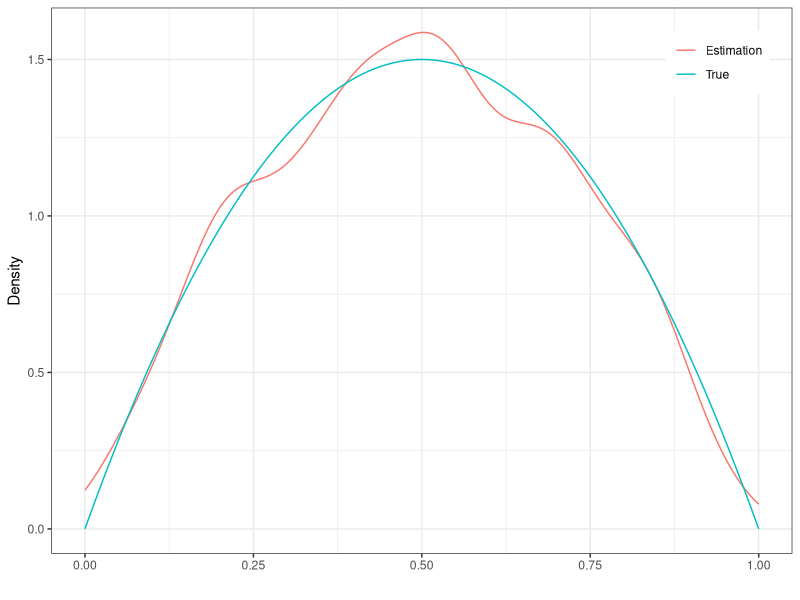
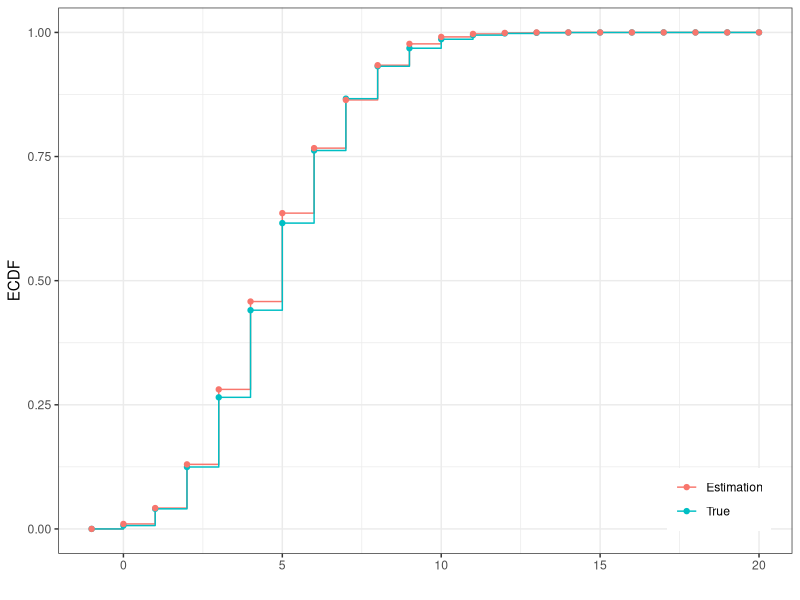
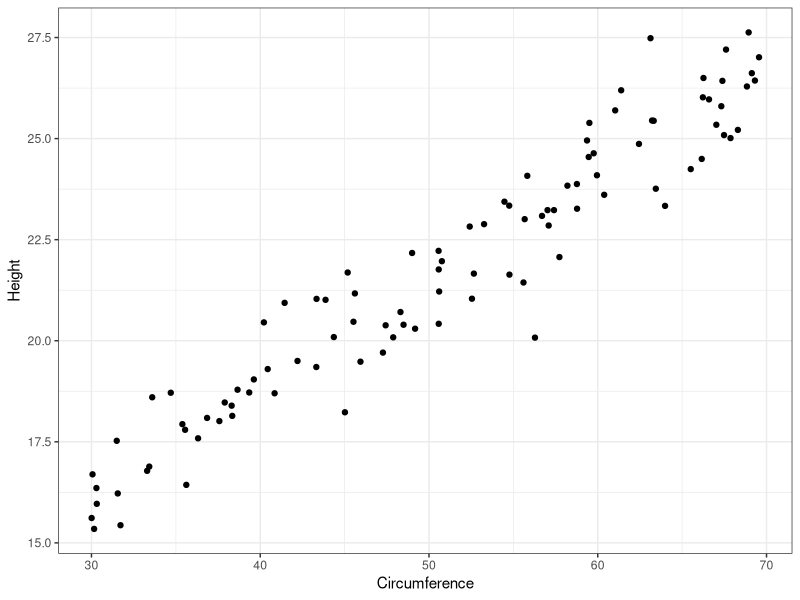
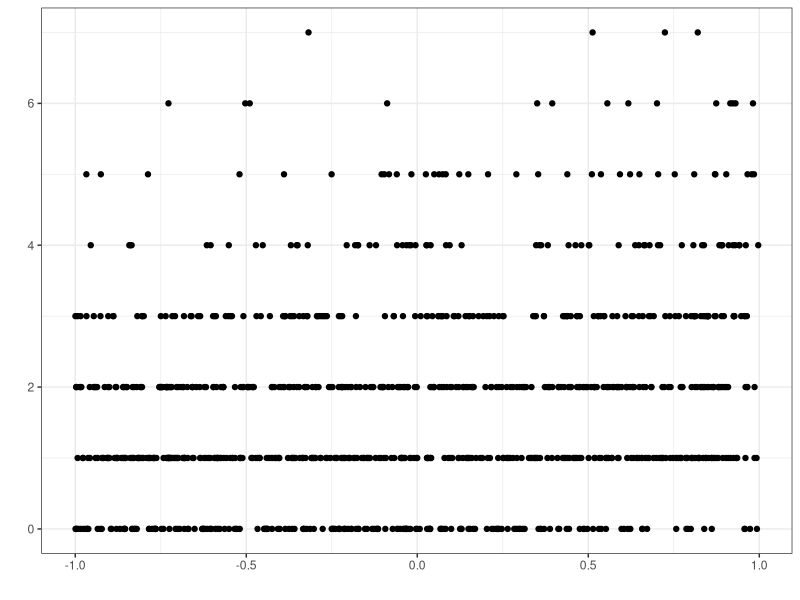
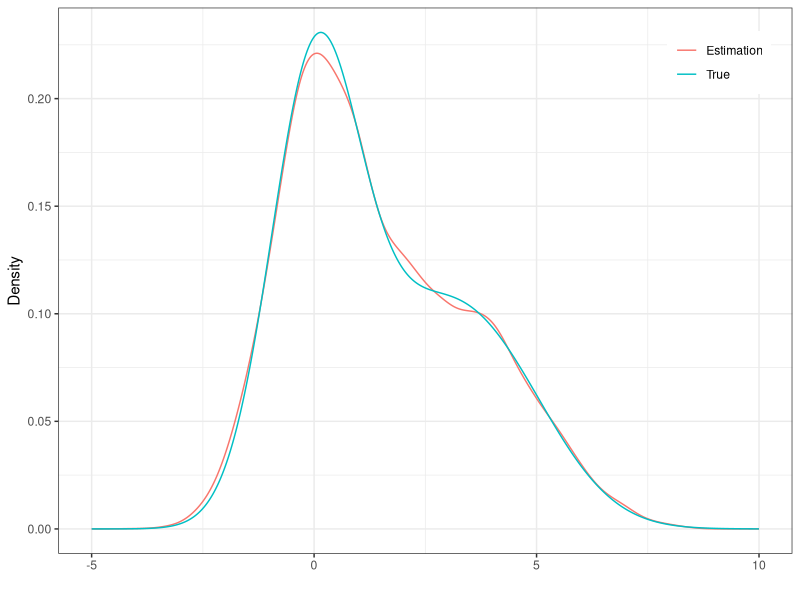
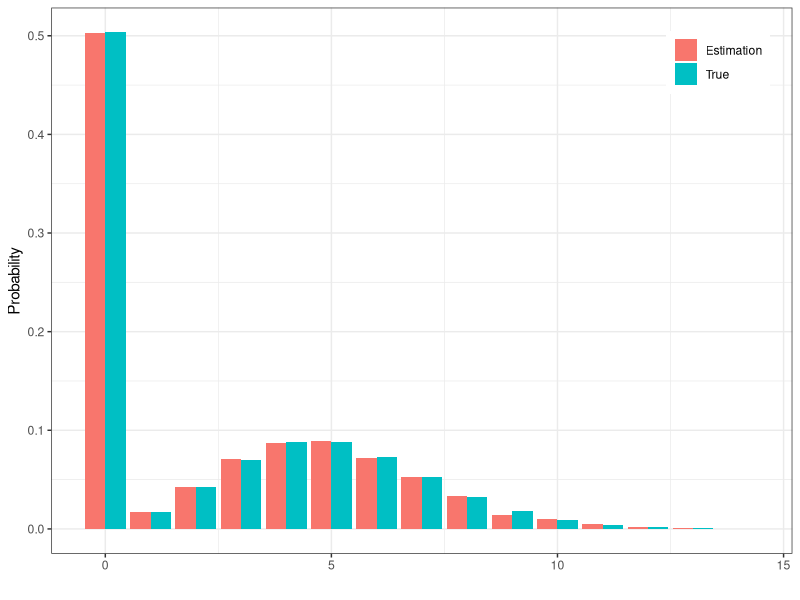

The R script that drew these images, in order:
################################################################################
# Script file for Simulations
################################################################################


set.seed(42)
runif(4)
runif(4)

set.seed(42)
runif(4)

set.seed(42)               # seed setting
theta <- 4; n <- 10000     # parameters setting
u <- runif(n)              # uniform sample
x <- -log(1 - u) / theta   # inverse transform method

ks.test(x, "pexp", theta)  # Kolmogorov Smirnov test

set.seed(10)              # seed setting
theta <- 0.4; n <- 10000  # parameters setting
u <- runif(n)             # uniform sampling
x <- (u > (1 - theta))    # inverse transform method

chisq.test(table(x), p = c(1 - theta, theta))  # chisq test


library(tidyverse)

set.seed(42)
rnorm(5)

set.seed(42)
rbinom(5, 10, 0.5)

set.seed(42)
sample <- rbeta(1000, 2, 2)  # Generate B(2, 2)

density_estim <- density(sample, from = 0, to = 1)
density_true <- dbeta(density_estim$x, 2, 2)

density_df <- tibble(
  x = density_estim$x,
  True = density_true,
  Estimation = density_estim$y
) |> 
  pivot_longer(cols = c(True, Estimation))

ggplot(density_df) +
  geom_line(aes(x = x, y = value, color = name)) +
  xlab("") +
  ylab("Density") +
  theme_bw() +
  theme(
    legend.title = element_blank(),
    legend.position = c(0.9, 0.9)
  )

set.seed(42)
sample <- rpois(1000, 5)  # Generate P(5)

x = seq(-1, 20, by = 0.1)
ecdf_estim <- ecdf(sample)(x)
ecdf_true <- ppois(x, 5)

ecdf_df <- tibble(
  x = x,
  True = ecdf_true,
  Estimation = ecdf_estim
) |> 
  pivot_longer(cols = c(True, Estimation))

ggplot(ecdf_df) +
  geom_step(
    aes(x = x, y = value, color = name),
    direction = "hv"
  ) +
  geom_point(
    aes(x = x, y = value, color = name),
    data = filter(ecdf_df, x %in% seq(-1, 20, by = 1))
  ) +
  xlab("") +
  ylab("ECDF") +
  theme_bw() +
  theme(
    legend.title = element_blank(),
    legend.position = c(0.9, 0.1)
  )



library(tidyverse)

set.seed(42)
n <- 100
x <- runif(n, 30, 70)
eps <- rnorm(n, 0, 1)
y <- 9 + 0.25 * x + eps

ggplot() +
  geom_point(aes(x = x, y = y)) +
  xlab("Circumference") +
  ylab("Height") +
  theme_bw()


set.seed(42)
n <- 1000
x <- runif(n, -1, 1)
eps <- rnorm(n, 0, 0.25)
mu <- 0.5 + 0.3 * x + eps
y <- rpois(n, exp(mu))

ggplot() +
  geom_point(aes(x = x, y = y)) +
  xlab("") +
  ylab("") +
  theme_bw()

glm(y ~ x, family = poisson(link = "log"))


library(tidyverse)

set.seed(42)  # seed setting
n <- 10000  # number of samples   
probs <- c(0.5, 0.25, 0.25)  # probabilities to be in each mixture

# Generate the pi variable and each mixture separetely
pi <- sample(c(1, 2, 3), n, replace = TRUE, prob = probs)
f1 <- rnorm(n)
f2 <- rnorm(n, 2, 1.5)
f3 <- rnorm(n, 4, 1.5)

# Create the mixture
f <- (pi == 1) * f1 + (pi == 2) * f2 + (pi == 3) * f3

set.seed(42)

density_estim <- density(f, from = -5, to = 10)
density_true <- (
    0.5 * dnorm(density_estim$x) +
    0.25 * dnorm(density_estim$x, 2, 1.5) +
    0.25 * dnorm(density_estim$x, 4, 1.5)
)

density_df <- tibble(
  x = density_estim$x,
  True = density_true,
  Estimation = density_estim$y
) |> 
  pivot_longer(cols = c(True, Estimation))

ggplot(density_df) +
  geom_line(aes(x = x, y = value, color = name)) +
  xlab("") +
  ylab("Density") +
  theme_bw() +
  theme(
    legend.title = element_blank(),
    legend.position = c(0.9, 0.9)
  )

set.seed(42)  # seed setting
n <- 10000  # number of samples 
probs <- c(0.5, 0.5)  # probabilities to be in each mixture

# Generate the pi variable and each mixture separetely
pi <- sample(c(1, 2), n, replace = TRUE, prob = probs)
f1 <- rpois(n, 5)

# Create the mixture
f <- (pi == 1) * 0 + (pi == 2) * f1


# Compute the true probabilities and an estimation
prob_estim <- as.vector(table(f) / n)[1:15]
prob_true <- 0.5 + 0.5 * exp(-5)
for (i in 1:14) {
    prob_true <- c(prob_true, 0.5 * 5^i * exp(-5) / factorial(i))
}

probs_df <- tibble(
    x = seq(0, 14, by = 1),
    True = prob_true,
    Estimation = prob_estim
) |> 
    pivot_longer(cols = c(True, Estimation))

ggplot(probs_df) +
    geom_col(
        aes(x = x, y = value, fill = name),
        position = "dodge"
    ) +
    xlab("") +
    ylab("Probability") +
    theme_bw() +
    theme(
        legend.title = element_blank(),
        legend.position = c(0.9, 0.9)
    )



